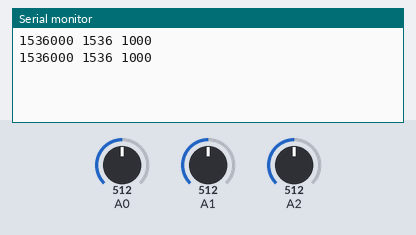
Simulated run of this sketch. Board: Arduino Uno, built with avr-gcc and run on an emulated ATmega328P. On the bench: the last lines printed to the serial monitor. The test bench sets the inputs (shaded band); at power-on: A0 = 512, A1 = 512, A2 = 512.

Above: at 2.8 s.
2.9 s: A0 set to 716
At 4.7 s:
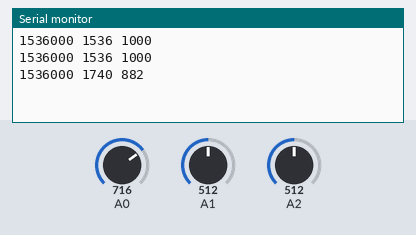
5.6 s: A1 set to 716
At 7.4 s:
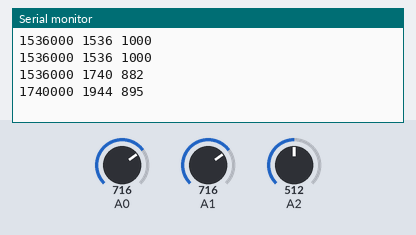
8.3 s: A2 set to 716
At 10.6 s:
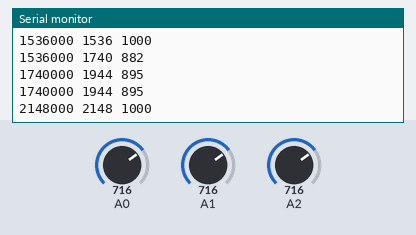
11.0 s: A0 set to 900
At 13.3 s:
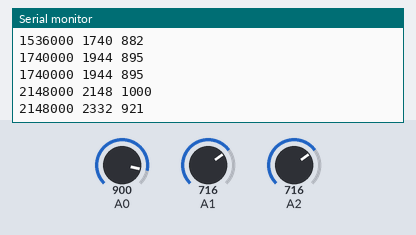
13.7 s: A1 set to 900
At 14.9 s:
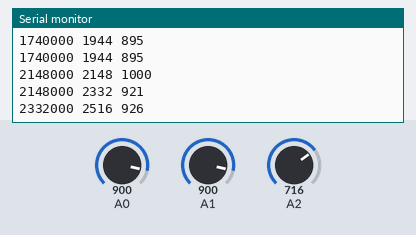
16.4 s: A2 set to 900
At 19.2 s:
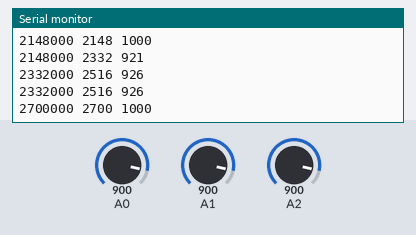
Timing chart, 0 to 20.1 s (numbered marks = the images above; inputs shaded):
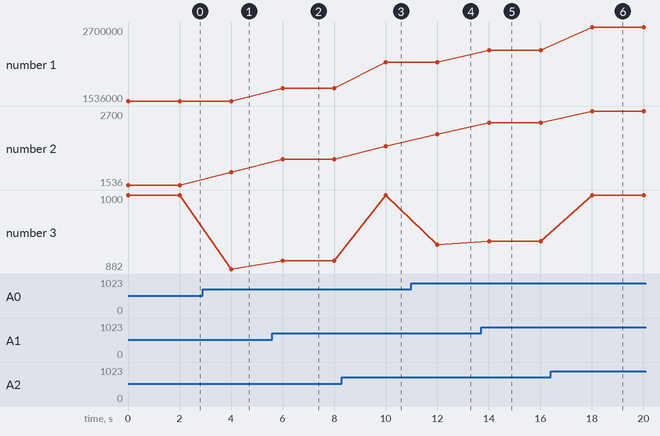

Measured:
- after the input at 2.9 s, the serial monitor: prints a new line after 1.1 s (image 1)
- after the input at 5.6 s, the serial monitor: prints a new line after 0.40 s (image 2)
- after the input at 8.3 s, the serial monitor: prints a new line after 1.7 s (image 3)
- after the input at 11.0 s, the serial monitor: prints a new line after 1.0 s (image 4)
- after the input at 13.7 s, the serial monitor: prints a new line after 0.31 s (image 5)
- after the input at 16.4 s, the serial monitor: prints a new line after 1.6 s (image 6)
- plotted number 1: 1536000 → 1740000 after the input at 5.6 s, 1740000 → 2148000 after the input at 8.3 s, 2148000 → 2332000 after the input at 13.7 s, 2332000 → 2700000 after the input at 16.4 s
- plotted number 2: 1536 → 1740 after the input at 2.9 s, 1740 → 1944 after the input at 5.6 s, 1944 → 2148 after the input at 8.3 s, 2148 → 2332 after the input at 11.0 s, 2332 → 2516 after the input at 13.7 s

The sketch:

WeightedSensorPositioning.ino
```cpp
/*
This Arduino program calculates a weighted position based on readings from three sensors, likely used for position detection
or balancing purposes. It initializes the serial communication, reads values from three analog sensors, and computes a weighted
average by multiplying each sensor reading by its index and a factor of 1000. It then calculates the total sum of sensor values.
The position is determined as the ratio of the weighted average to the total sensor sum. These values (weighted average, sum, and position)
are printed to the serial monitor every two seconds. The approach can be particularly useful in applications where sensor positioning relative
to a specific point is critical, such as in robotics or automated systems.
*/


long sensors_average;
int sensors_sum;
int position = 0;
long sensors[] = {0, 0, 0};

void setup() {

   // put your setup code here, to run once:
   Serial.begin(9600);

}

void loop() {
   // put your main code here, to run repeatedly:
   sensors_average = 0;
   sensors_sum = 0;

   for (int i = 0; i < 3; i++) {
      sensors[i] = analogRead(i);
      sensors_average += sensors[i] * i * 1000;
      sensors_sum += int(sensors[i]);
   }

   position = int(sensors_average / sensors_sum);
   Serial.print(sensors_average);
   Serial.print(' ');
   Serial.print(sensors_sum);
   Serial.print(' ');
   Serial.print(position);
   Serial.println();
   delay(2000);

}
```
